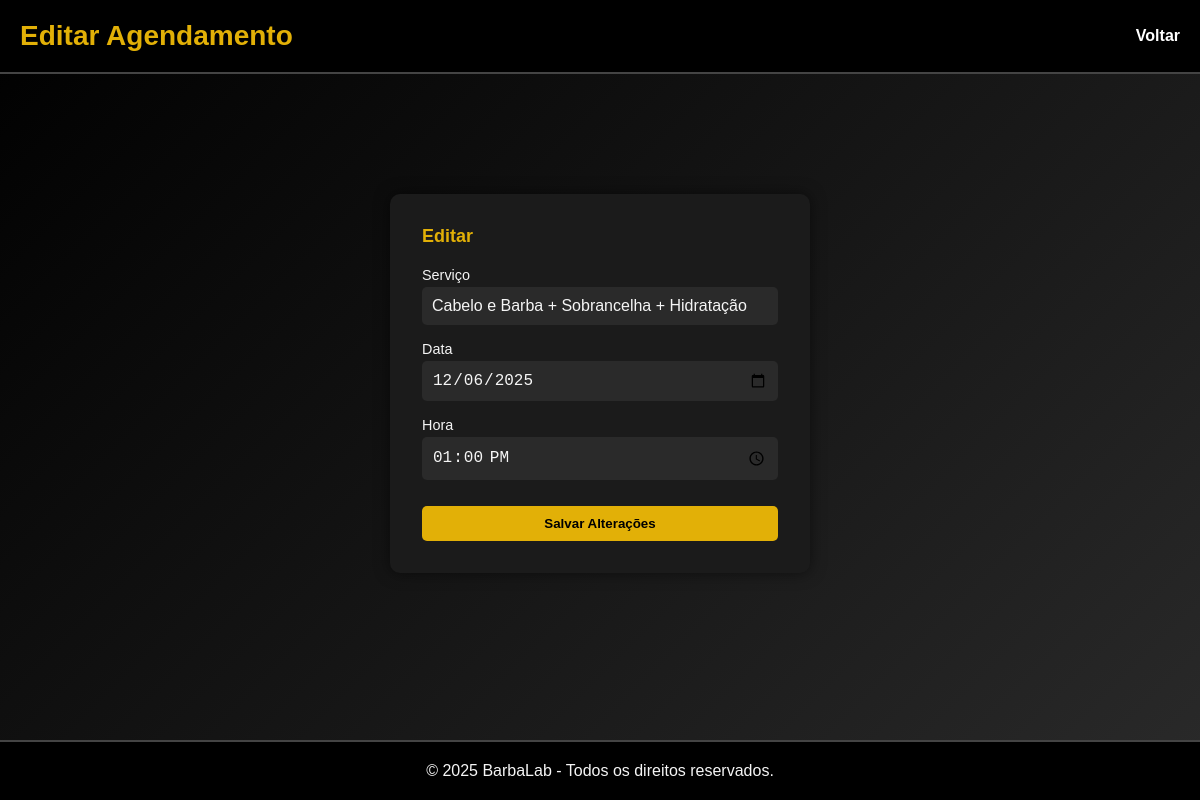
/Admin/editar_agendamento.php?id=6 (signed in), run on the app's committed database.
### tables this page shows
CREATE TABLE `agendamento` (
  `id` int(11) NOT NULL,
  `nome` varchar(150) NOT NULL,
  `email` varchar(255) NOT NULL,
  `serviços` varchar(150) NOT NULL,
  `data` date NOT NULL,
  `hora` time NOT NULL
);

### Admin/editar_agendamento.php (the view, shortened to what this page needs)
<?php
include '../conexao.php';
$id = intval($_GET['id']);
$sql = "SELECT * FROM agendamento WHERE id = ?";
$stmt = $conn->prepare($sql);
$stmt->bind_param("i", $id);
$stmt->execute();
$result = $stmt->get_result();
$ag = $result->fetch_assoc();
?>
<!DOCTYPE html>
<html lang="pt-BR">
<head>
<link rel="stylesheet" href="../style.css">
</head>
<body>
<header>
    <h1>Editar Agendamento</h1>
    <nav>
        <a href="admin.php">Voltar</a>
    </nav>
</header>
<div class="login-container">
    <div class="login-box" style="width:420px; text-align:left;">
        <h2>Editar</h2>
        <form method="POST">
            <div class="input-group">
                <label>Serviço</label>
                <input type="text" name="servico" value="<?= $ag['serviços']; ?>" required>
            </div>
            <div class="input-group">
                <label>Data</label>
                <input type="date" name="data" value="<?= $ag['data']; ?>" required>
            </div>
            <div class="input-group">
                <label>Hora</label>
                <input type="time" name="hora" value="<?= $ag['hora']; ?>" required>
            </div>
            <button type="submit" class="btn">Salvar Alterações</button>
        </form>
    </div>
</div>
<footer>
    <p>© 2025 BarbaLab - Todos os direitos reservados.</p>
</footer>
</body>
</html>

### style.css (style rules this page uses)
* { margin: 0; padding: 0; box-sizing: border-box; }
body { font-family: 'Poppins', sans-serif; background: linear-gradient(135deg, #000, #2a2a2a); min-height: 100vh; color: #f5f5f5; transition: all 0.3s ease; display: flex; flex-direction: column; }
header { width: 100%; background: #000; padding: 20px; display: flex; justify-content: space-between; align-items: center; border-bottom: 2px solid #444; }
header h1 { color: #e2b007; font-size: 28px; }
nav a { text-decoration: none; color: #fff; margin-left: 15px; font-weight: bold; transition: 0.3s; }
.login-container { width: 100%; margin-top: 120px; margin-bottom: 60px; display: flex; flex-direction: column; align-items: center; }
.login-box { background: #1b1b1b; padding: 2rem; border-radius: 10px; width: 340px; box-shadow: 0 0 15px rgba(0,0,0,0.5); text-align: center; }
.login-box h2 { font-size: 18px; margin-bottom: 25px; }
.login-box h2 { color: #e2b007; margin-bottom: 20px; }
.input-group { width: 100%; text-align: left; margin-bottom: 1rem; }
.input-group label { font-size: 0.9rem; margin-bottom: 4px; display: block; }
.input-group input { width: 100%; padding: 10px; border-radius: 5px; font-size: 1rem; border: none; background: #2a2a2a; color: #f5f5f5; }
.btn { width: 100%; padding: 10px; background: #e2b007; color: #000; font-weight: bold; border: none; border-radius: 5px; cursor: pointer; margin-top: 10px; }
footer { margin-top: auto; width: 100%; padding: 20px; background: #000; text-align: center; border-top: 2px solid #444; }

### data on the page
agendamento: servico "Cabelo e Barba + Sobrancelha + Hidratação", data "12/06/2025", hora "13:00:00"
